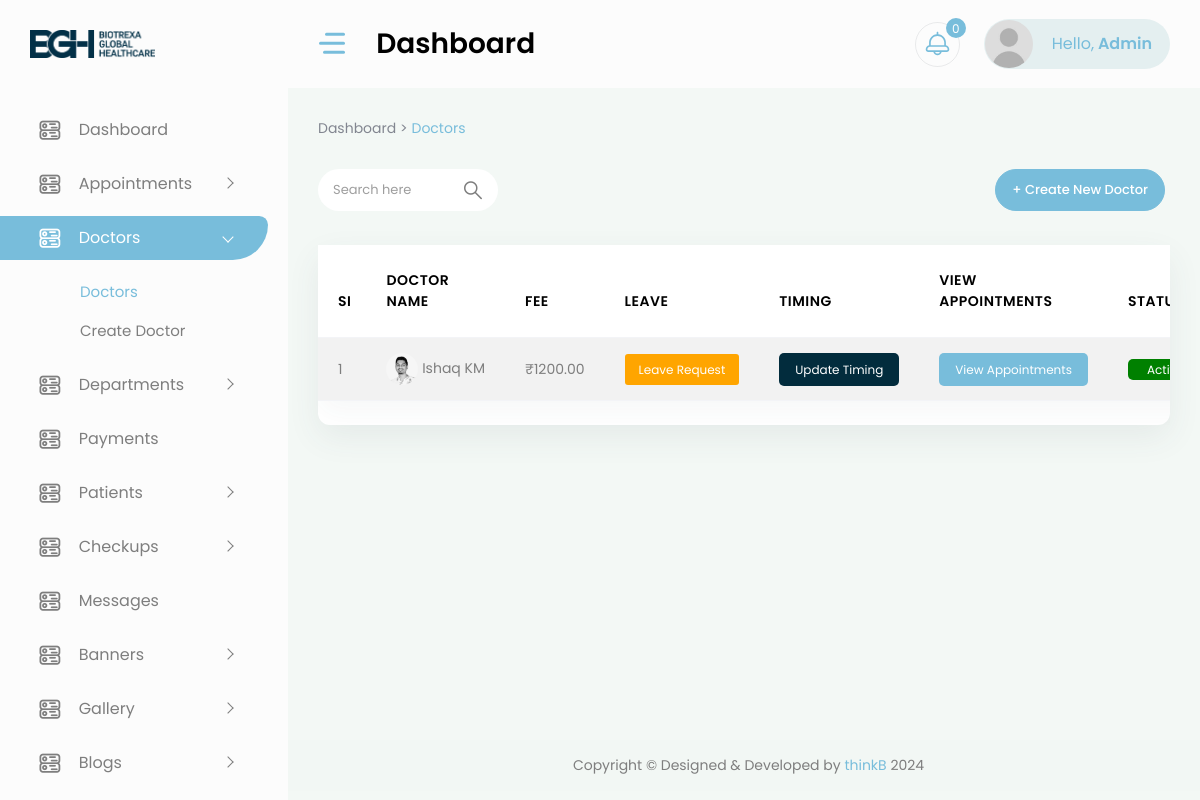
/account/doctors/ (signed in), run on the app's committed database.
### core/models.py (models this page shows, shortened)
class Doctor(models.Model):
    GENDER_CHOICES = [
        ('male', 'Male'),
        ('female', 'Female'),
        ('other', 'Other'),
    ]
    name = models.CharField(max_length=100)
    designation = models.CharField(max_length=100)
    experience_years = models.PositiveIntegerField()
    fee = models.DecimalField(max_digits=10, decimal_places=2)
    email = models.EmailField()
    number = models.CharField(max_length=15)
    gender = models.CharField(max_length=6, choices=GENDER_CHOICES)
    education = models.CharField(max_length=200)
    city = models.CharField(max_length=100)
    photo = models.ImageField(upload_to='doctors')
    slug = models.SlugField(unique=True, blank=True)
    status = models.CharField(max_length=8, choices=STATUS_CHOICES, default='active')
    priority = models.DecimalField(max_digits=4, decimal_places=2, null=True, blank=True)
    created_at = models.DateTimeField(auto_now_add=True)
    updated_at = models.DateTimeField(auto_now=True)
    description = HTMLField()
    show_on_homepage = models.BooleanField(default=False)  # New field to control homepage display

### core/views.py (the view)
# urls.py: path('account/doctors/', views.doctors, name='doctors'),
@login_required(login_url='login')
def doctors(request):
    try:
        profile = Summary.objects.get(user=request.user)
    except ObjectDoesNotExist:
        msg.error(request,'Profile does not exist. You cannot access here.')
        return redirect('login')
    if profile:
        if profile.role == 'hr':
            return redirect('hr_dashboard')
        elif profile.role not in ['admin']:
            return redirect('homepage')
    else:
        return redirect('homepage')
    try:
        profile = Summary.objects.get(user=request.user)
    except ObjectDoesNotExist:
        msg.error(request,'Profile does not exist. You cannot access here.')
        return redirect('login')
    if profile:
        if profile.role == 'hr':
            return redirect('hr_dashboard')
        elif profile.role not in ['admin']:
            return redirect('homepage')
    else:
        return redirect('homepage')
    doctors = Doctor.objects.all().order_by('priority')
    context ={ 'doctors': doctors }
    return render(request, 'backend/doctors.html', context)

### templates/backend/doctors.html (shortened to what this page needs)
{% extends 'backend/base.html' %}
{% load static %}
{% block content %}
<div class="container-fluid">
    <div class="page-titles">
        <ol class="breadcrumb">
            <li class="breadcrumb-item"><a href="{% url 'dashboard' %}">Dashboard > </a>  </li>
            <li class="breadcrumb-item active ms-1"><a href="{% url 'doctors' %}"> Doctors</a></li>
        </ol>
    </div>
    <div class="form-head d-flex mb-3 mb-md-4 align-items-center">
        <div class="input-group search-area d-inline-flex me-2">
            <input type="text" id="search-input" class="form-control" placeholder="Search here">
            <div class="input-group-append">
                <button type="button" class="input-group-text"><i class="flaticon-381-search-2"></i></button>
            </div>
        </div>
        <div class="ms-auto">
            <a href="{% url 'create_doctor' %}" class="btn btn-primary btn-rounded add-appointment" >+ Create New Doctor</a>
        </div>
    </div>
    <div class="row">
        <div class="col-xl-12">
            <div class="card">
                <div class="card-body p-0">
                    <div class="table-responsive">
                        <table id="example5" class="table table-striped patient-list mb-4 dataTablesCard fs-14">
                            <thead>
                                <tr>
                                    <th>SI</th>
                                    <th>Doctor Name</th>
                                    <th>Fee</th>
                                    <th>Leave</th>
                                    <th>Timing</th>
                                    <th>View Appointments</th>
                                    <th>Status</th>
                                </tr>
                            </thead>
                            <tbody>
                                {% for doctor in doctors %}
                                    <tr>
                                        <td>{{forloop.counter}}</td>
                                        <td class="patient-info ps-0">
                                            <span>
                                                <img style="width: 32px; object-position: top; height: 32px; object-fit: cover;" src="{{doctor.photo.url}}" alt="">
                                                {{doctor.name}}
                                            </span>
                                        </td>
                                        <td>₹{{doctor.fee}}</td>
                                        <td class="leave_request_btn">
                                            <a href="{% url 'create_leave' doctor.slug %}">
                                                Leave Request
                                            </a>
                                        </td>
                                        <td class="timing__btn">
                                            <a href="{% url 'create_timing' doctor.slug %}" class="py-2 px-3">Update Timing</a>
                                        </td>
                                        <td class="appointment_view__btn">
                                            <a href="{% url 'doctor_appointments' doctor.id %}" class="py-2 px-3  boo_king">View Appointments</a>
                                        </td>
                                        <td class="text-primary">
                                            {% if doctor.status == 'active' %}
                                            <span class="acti_ve">Active</span>
                                            {% else %}
                                            <span class="in_acti_ve">Inactive</span>
                                        {% endif %}
                                        </td>
                                    </tr>
                                {% endfor %}
                            </tbody>
                        </table>
                    </div>
                </div>
            </div>
        </div>
    </div>
</div>
{% endblock content %}

### templates/backend/base.html (shortened to what this page needs)
{% load static %}
<!DOCTYPE html>
<html lang="en">
<head>
    <link href="{% static 'vendor/owl-carousel/owl.carousel.css' %}" rel="stylesheet">
    <link href="{% static 'vendor/bootstrap-select/dist/css/bootstrap-select.min.css' %}" rel="stylesheet">
    <link rel="stylesheet" href="{% static 'css/style.css' %}" >
    <link href="https://cdn.quilljs.com/1.3.6/quill.snow.css" rel="stylesheet">
</head>
<body>
    <div id="main-wrapper">
        <div class="nav-header">
            <a href="{% url 'dashboard' %}" class="brand-logo">
                <img style="width: 55%;" src="{% static 'images/logo.png' %}" alt="" class="img-fluid">
            </a>
            <div class="nav-control">
                <div class="hamburger">
                    <span class="line"></span><span class="line"></span><span class="line"></span>
                </div>
            </div>
        </div>
        <div class="header">
            <div class="header-content">
                <nav class="navbar navbar-expand">
                    <div class="collapse navbar-collapse justify-content-between">
                        <div class="header-left">
                            <div class="dashboard_bar">
                                Dashboard
                            </div>
                        </div>
                        <ul class="navbar-nav header-right">
                            <li class="nav-item dropdown notification_dropdown">
                                <a class="nav-link ai-icon" href="javascript:;" role="button" data-bs-toggle="dropdown">
                                    <span class="badge light text-white bg-primary" id="notification__count">0</span>
                                </a>
                            </li>
                            <li class="nav-item dropdown header-profile">
                                <a class="nav-link" href="javascript:;" role="button" data-bs-toggle="dropdown">
                                    <img src="{% static 'images/user.jpg' %}" width="20" alt="">
                                    <div class="header-info">
                                        <span style="text-transform: capitalize;">Hello,<strong> {{request.user.username}}</strong></span>
                                    </div>
                                </a>
                            </li>
                        </ul>
                    </div>
                </nav>
            </div>
        </div>
        <div class="deznav">
            <div class="deznav-scroll">
                <ul class="metismenu" id="menu">
                    <li>
                        <a href="{% url 'dashboard' %}" class="ai-icon" aria-expanded="false">
                            <i class="flaticon-381-networking"></i>
                            <span class="nav-text">Dashboard</span>
                        </a>
                    </li>
                    <li>
						<a class="has-arrow ai-icon" href="javascript:void()" aria-expanded="false">
							<i class="flaticon-381-networking"></i>
							<span class="nav-text">Appointments</span>
						</a>
                    </li>
                    <li>
						<a class="has-arrow ai-icon" href="javascript:void()" aria-expanded="false">
							<i class="flaticon-381-networking"></i>
							<span class="nav-text">Doctors</span>
						</a>
                        <ul aria-expanded="false">
							<li><a href="{% url 'doctors' %}">Doctors</a></li>
							<li><a href="{% url 'create_doctor' %}">Create Doctor</a></li>
						</ul>
                    </li>
                    <li>
						<a class="has-arrow ai-icon" href="javascript:void()" aria-expanded="false">
							<i class="flaticon-381-networking"></i>
							<span class="nav-text">Departments</span>
						</a>
                    </li>
                    <li>
                        <a href="{% url 'payments' %}" class="ai-icon" aria-expanded="false">
                            <i class="flaticon-381-networking"></i>
                            <span class="nav-text">Payments</span>
                        </a>
                    </li>
                    <li>
						<a class="has-arrow ai-icon" href="javascript:void()" aria-expanded="false">
							<i class="flaticon-381-networking"></i>
							<span class="nav-text">Patients</span>
						</a>
                    </li>
                    <li>
						<a class="has-arrow ai-icon" href="javascript:void()" aria-expanded="false">
							<i class="flaticon-381-networking"></i>
							<span class="nav-text">Checkups</span>
						</a>
                    </li>
                    <li>
                        <a href="{% url 'messages' %}" class="ai-icon" aria-expanded="false">
                            <i class="flaticon-381-networking"></i>
                            <span class="nav-text">Messages</span>
                        </a>
                    </li>
                    <li>
						<a class="has-arrow ai-icon" href="javascript:void()" aria-expanded="false">
							<i class="flaticon-381-networking"></i>
							<span class="nav-text">Banners</span>
						</a>
                    </li>
                    <li>
						<a class="has-arrow ai-icon" href="javascript:void()" aria-expanded="false">
							<i class="flaticon-381-networking"></i>
							<span class="nav-text">Gallery</span>
						</a>
                    </li>
                    <li>
						<a class="has-arrow ai-icon" href="javascript:void()" aria-expanded="false">
							<i class="flaticon-381-networking"></i>
							<span class="nav-text">Blogs</span>
						</a>
                    </li>
                    <li>
						<a class="has-arrow ai-icon" href="javascript:void()" aria-expanded="false">
						</a>
                    </li>
                </ul>
            </div>
        </div>
        <div class="content-body">
            {% block content %}
            {% endblock content %}
        </div>
        <div class="footer">
            <div class="copyright">
                <p>Copyright © Designed &amp; Developed by <a href="https://thinkb.agency" target="_blank">thinkB</a> 2024</p>
            </div>
        </div>
    </div>
</body>
</html>

### data on the page
Doctor: photo (picture), name "Ishaq KM", fee "1200.00", status "Active"

### other printed values
{{ request.user.username }} "Admin"
